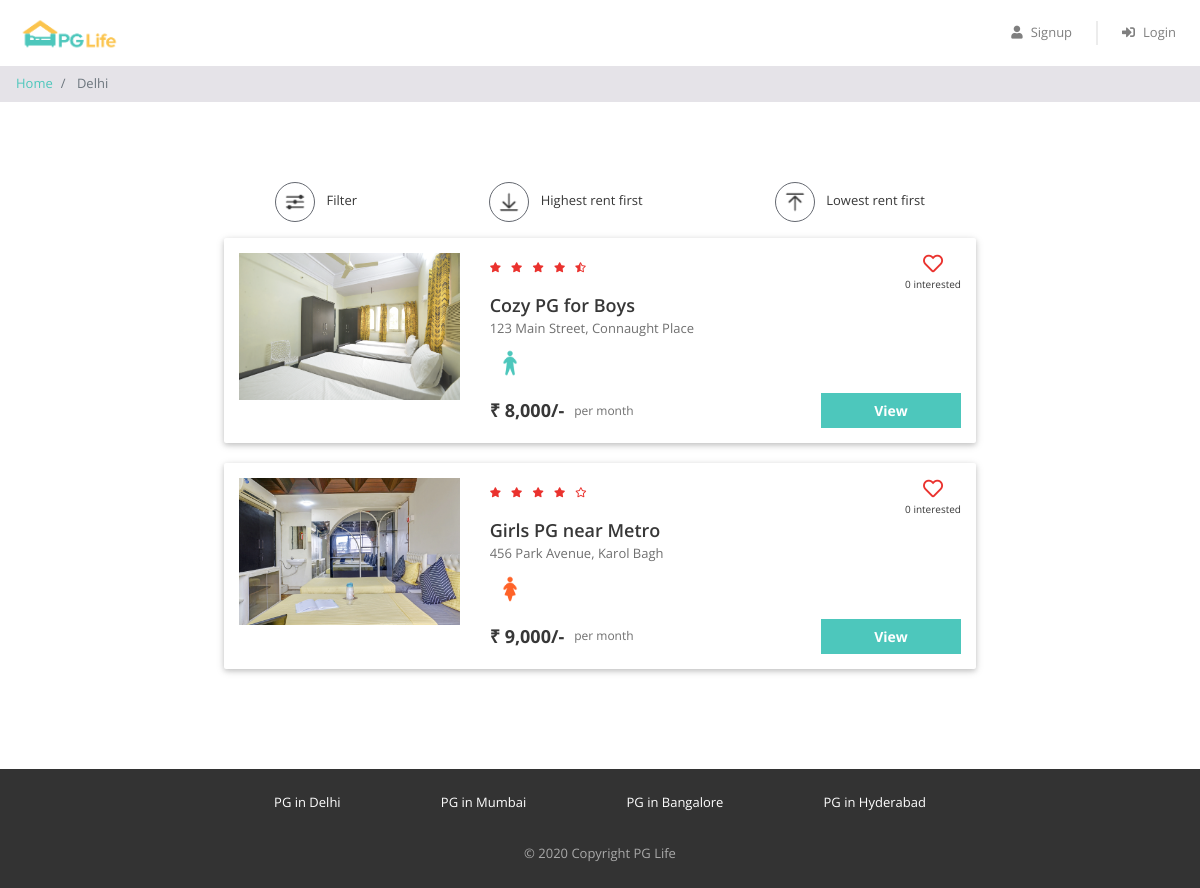
The app's page /property_list.php?city=Delhi with its own data.
### tables this page shows
CREATE TABLE IF NOT EXISTS properties (
    id INT AUTO_INCREMENT PRIMARY KEY,
    city_id INT NOT NULL,
    name VARCHAR(255) NOT NULL,
    address TEXT NOT NULL,
    gender VARCHAR(10) NOT NULL,
    rent INT NOT NULL,
    rating_clean DECIMAL(2,1) DEFAULT 0,
    rating_food DECIMAL(2,1) DEFAULT 0,
    rating_safety DECIMAL(2,1) DEFAULT 0,
    description TEXT,
    FOREIGN KEY (city_id) REFERENCES cities(id)
);

### property_list.php (the view, shortened to what this page needs)
<?php
$city_name = $_GET["city"];
$sql_1 = "SELECT * FROM cities WHERE name = '$city_name'";
$result_1 = mysqli_query($conn, $sql_1);
$city = mysqli_fetch_assoc($result_1);
$city_id = $city['id'];
$sql_2 = "SELECT * FROM properties WHERE city_id = $city_id";
$result_2 = mysqli_query($conn, $sql_2);
$properties = mysqli_fetch_all($result_2, MYSQLI_ASSOC);
?>
<!DOCTYPE html>
<html lang="en">
<head>
    <?php
    include "includes/head_links.php";
    ?>
    <link href="css/property_list.css" rel="stylesheet" />
</head>
<body>
    <?php
    include "includes/header.php";
    ?>
    <nav aria-label="breadcrumb">
        <ol class="breadcrumb py-2">
            <li class="breadcrumb-item">
                <a href="index.php">Home</a>
            </li>
            <li class="breadcrumb-item active" aria-current="page">
                <?php echo $city_name; ?>
            </li>
        </ol>
    </nav>
    <div class="page-container">
        <div class="filter-bar row justify-content-around">
            <div class="col-auto" data-toggle="modal" data-target="#filter-modal">
                <img src="img/filter.png" alt="filter" />
                <span>Filter</span>
            </div>
            <div class="col-auto">
                <img src="img/desc.png" alt="sort-desc" />
                <span>Highest rent first</span>
            </div>
            <div class="col-auto">
                <img src="img/asc.png" alt="sort-asc" />
                <span>Lowest rent first</span>
            </div>
        </div>
        <?php
        foreach ($properties as $property) {
            $property_images = glob("img/properties/" . $property['id'] . "/*");
        ?>
            <div class="property-card row">
                <div class="image-container col-md-4">
                    <img src="<?= $property_images[0] ?>" />
                </div>
                <div class="content-container col-md-8">
                    <div class="row no-gutters justify-content-between">
                        <?php
                        $total_rating = ($property['rating_clean'] + $property['rating_food'] + $property['rating_safety']) / 3;
                        $total_rating = round($total_rating, 1);
                        ?>
                        <div class="star-container" title="<?= $total_rating ?>">
                            <?php
                            $rating = $total_rating;
                            for ($i = 0; $i < 5; $i++) {
                                if ($rating >= $i + 0.8) {
                            ?>
                                    <i class="fas fa-star"></i>
                                <?php
                                } elseif ($rating >= $i + 0.3) {
                                ?>
                                    <i class="fas fa-star-half-alt"></i>
                                <?php
                                } else {
                                ?>
                                    <i class="far fa-star"></i>
                            <?php
                                }
                            }
                            ?>
                        </div>
                        <div class="interested-container">
                            <?php
                            $interested_users_count = 0;
                            $is_interested = false;
                            if ($is_interested) {
                            ?>
                                <i class="fas fa-heart"></i>
                            <?php
                            } else {
                            ?>
                                <i class="far fa-heart"></i>
                            <?php
                            }
                            ?>
                            <div class="interested-text"><?= $interested_users_count ?> interested</div>
                        </div>
                    </div>
                    <div class="detail-container">
                        <div class="property-name"><?= $property['name'] ?></div>
                        <div class="property-address"><?= $property['address'] ?></div>
                        <div class="property-gender">
                            <?php
                            if ($property['gender'] == "male") {
                            ?>
                                <img src="img/male.png" />
                            <?php
                            } elseif ($property['gender'] == "female") {
                            ?>
                                <img src="img/female.png" />
                            <?php
                            } else {
                            ?>
                                <img src="img/unisex.png" />
                            <?php
                            }
                            ?>
                        </div>
                    </div>
                    <div class="row no-gutters">
                        <div class="rent-container col-6">
                            <div class="rent">₹ <?= number_format($property['rent']) ?>/-</div>
                            <div class="rent-unit">per month</div>
                        </div>
                        <div class="button-container col-6">
                            <a href="property_detail.php?property_id=<?= $property['id'] ?>" class="btn btn-primary">View</a>
                        </div>
                    </div>
                </div>
            </div>
        <?php
        }
        ?>
    </div>
    <?php
    include "includes/footer.php";
    ?>
</body>
</html>

### css/common.css (style rules this page uses)
* { box-sizing: border-box; font-family: 'Open Sans', sans-serif; }
body { color: #373737; font-size: 16px; position: relative; }
.btn-primary, .btn-warning, .btn-danger { color: white; font-weight: bold; }
.breadcrumb { background-color: #e5e3e8; font-size: 13px; border-radius: 0px; margin-bottom: 0px; }
.page-container { max-width: 800px; padding: 80px 24px; margin: auto; }

### css/property_list.css (style rules this page uses)
.filter-bar > div { cursor: pointer; font-size: 13px; text-align: center; margin-bottom: 16px; }
.filter-bar img { width: 40px; height: 40px; border-radius: 40px; border: 1px solid #646870; padding: 6px; margin-right: 8px; }
.property-card { background-color: #ffffff; border-radius: 2px; padding: 15px 0px; margin: 0px auto 20px; box-shadow: 0 2px 5px 0 rgba(0, 0, 0, 0.16), 0 2px 10px 0 rgba(0, 0, 0, 0.12); }
.image-container { text-align: center; }
.image-container img { width: 100%; max-width: 300px; }
.star-container i { color: #EA322E; font-size: 10px; margin-right: 6px; }
.interested-container { text-align: center; }
.interested-container i { color: #EA322E; font-size: 20px; cursor: pointer; }
.interested-text { font-size: 10px; }
.detail-container { padding-bottom: 10px; }
.property-name { font-size: 18px; font-weight: 600; }
.property-address { color: #6f6f6f; font-size: 13px; padding-bottom: 5px; }
.property-gender img { width: 40px; }
.rent-container { display: flex; align-items: center; }
.rent { font-size: 18px; font-weight: bold; padding-right: 10px; }
.rent-unit { color: #6f6f6f; font-size: 12px; }
.button-container .btn { font-size: 14px; border-radius: 0px; width: 140px; float: right; }

### records on screen
properties: shows a picture, rating_clean 4.5 (drawn), interested_users_count "0", name "Cozy PG for Boys", address "123 Main Street, Connaught Place", rent "8,000"
properties: shows a picture, rating_clean 4 (drawn), interested_users_count "0", name "Girls PG near Metro", address "456 Park Avenue, Karol Bagh", rent "9,000"

### other values on screen
$city_name "Delhi"
